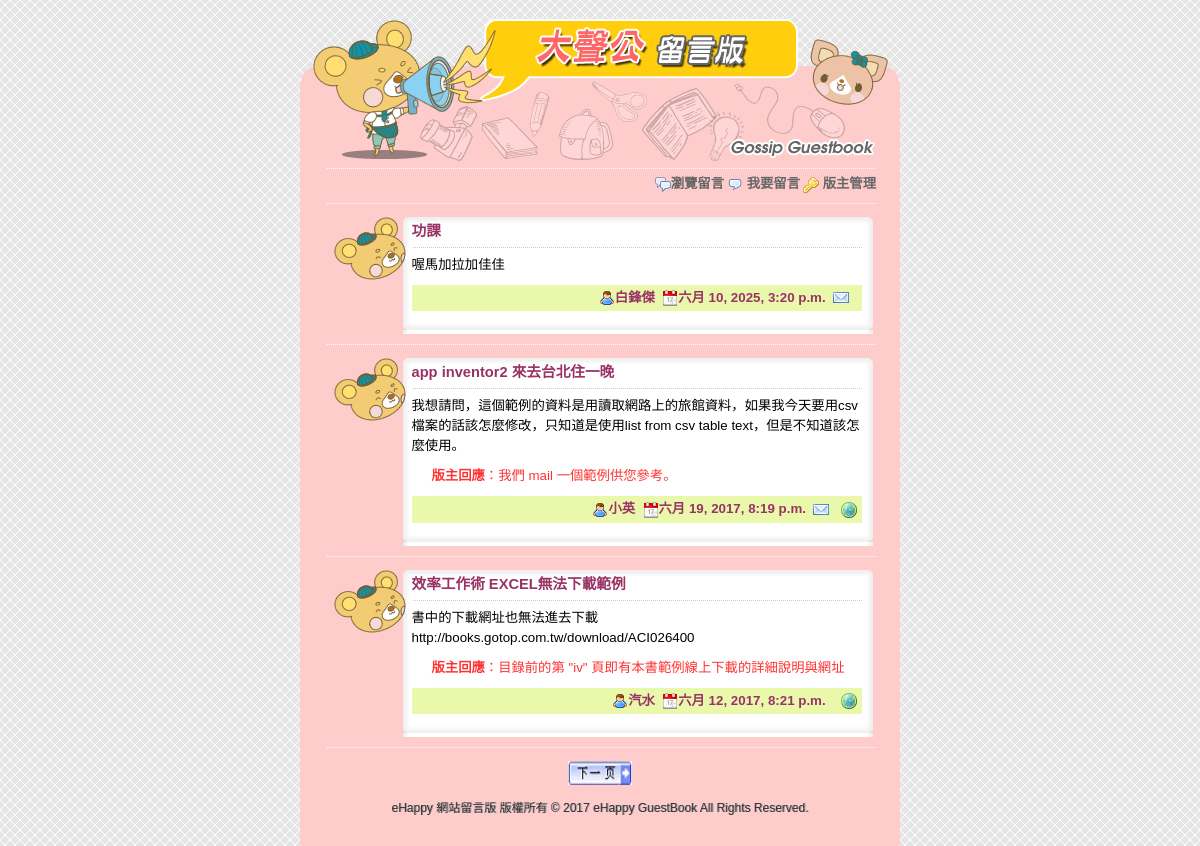
The page / on the database its author committed.
### boardapp/models.py (models this page shows, shortened)
class BoardUnit(models.Model):
    bname = models.CharField(max_length=20, null=False)
    bgender = models.CharField(max_length=2, default='m', null=False)
    bsubject = models.CharField(max_length=100, null=False)
    btime = models.DateTimeField(auto_now=True)
    bmail = models.EmailField(max_length=100, blank=True, default='')
    bweb = models.CharField(max_length=200, blank=True, default='')
    bcontent = models.TextField(null=False)
    bresponse = models.TextField(blank=True, default='')

### boardapp/views.py (the view)
# urls.py: path('', views.index),
def index(request, pageindex=None):  #首頁
	global page  #重複開啟本網頁時需保留 page1 的值
	pagesize = 3  #每頁顯示的資料筆數
	boardall = models.BoardUnit.objects.all().order_by('-id')  #讀取資料表,依時間遞減排序
	datasize = len(boardall)  #資料筆數
	totpage = math.ceil(datasize / pagesize)  #總頁數
	if pageindex==None:  #無參數
		page = 0
		boardunits = models.BoardUnit.objects.order_by('-id')[:pagesize]
	elif pageindex=='prev':  #上一頁
		start = (page-1)*pagesize  #該頁第1筆資料
		if start >= 0:  #有前頁資料就顯示
			boardunits = models.BoardUnit.objects.order_by('-id')[start:(start+pagesize)]
			page -= 1
	elif pageindex=='next':  #下一頁
		start = (page+1)*pagesize  #該頁第1筆資料
		if start < datasize:  #有下頁資料就顯示
			boardunits = models.BoardUnit.objects.order_by('-id')[start:(start+pagesize)]
			page += 1
	currentpage = page + 1  #將目頁前頁面以區域變數傳回html
	return render(request, "index.html", locals())

### templates/index.html (shortened to what this page needs)
{% extends "base.html" %}
{% load static %}
{% block twomenu %}
	<img src="{% static "images/comment.png" %}" width="16" height="16" align="absmiddle" /> <a href="/post/">我要留言</a>
	<img src="{% static "images/key.png" %}" width="16" height="16" align="absmiddle" /> <a href="/login/">版主管理</a>
{% endblock %}
{% block content %}
	 </td>
  </tr>
  {% for unit in boardunits %}
	<tr>
	  <td background="{% static "images/g_r3_c3.png" %}">
		  <table width="545" border="0" align="center" cellpadding="0" cellspacing="0" background="{% static "images/g_r5_c4.png" %}"
			<tr>
			  <td valign="top" style="background:url({% static "images/g_r4_c4.png" %}); background-repeat:no-repeat">
				<div class="floorDiv">
					{% if unit.bgender == "m" %}
						<img src="{% static "images/boy.png" %}" width="72" height="63" />
					{% else %}
						<img src="{% static "images/girl.png" %}" width="72" height="63" />
					{% endif %}
				</div>
				<div class="contentDiv">
				  <p class="title">{{unit.bsubject}}</p>
				  <p>{{unit.bcontent}}</p>
				  {% if unit.bresponse != "" %}
					<div class="responseDiv">
					  <p><strong>版主回應</strong>：{{unit.bresponse}}</p>
					</div>
				  {% endif %}
				  <p class="editor"><img src="{% static "images/user.png" %}" width="16" height="16" align="absmiddle">{{unit.bname}}&nbsp;
					<img src="{% static "images/date.png" %}" width="16" height="16" align="absmiddle">{{unit.btime}}&nbsp;
					{% if unit.bmail != "" %}
					  <a href="mailto:{{unit.bmail}}" target="_blank">
					  <img src="{% static "images/email.png" %}" width="16" height="16" border="0" align="absmiddle"></a>
					{% endif %}
					{% if unit.bweb != "" %}
					  <a href="{{unit.bweb}}" target="_blank">
					  <img src="{% static "images/world.png" %}" width="16" height="16" border="0" align="absmiddle"></a>
					{% endif %}
				  </p>
				</div>
			  </td>
			</tr>
			<tr>
			  <td><img name="g_r7_c4" src="{% static "images/g_r7_c4.png" %}" width="545" height="12" border="0" alt=""></td>
			</tr>
		  </table>
		  <span class="functionDiv">
			  <img src="{% static "images/g_r9_c3.png" %}" width="600" height="20" border="0" />
		  </span>
  {% empty %}
	<tr>
	  <td background="{% static "images/g_r3_c3.png" %}">
		  <div class="messageDiv"><img src="{% static "images/exclamation.png" %}" width="16" height="16" align="absmiddle"> 目前沒有新的資料，歡迎您留言。</div></td>
	</tr>
  {% endfor %}
	  <tr>
		<td background="{% static "images/g_r3_c3.png" %}">
		  <div class="pagebutton">
		  {% if currentpage < totpage %}
			  <a href="/index/next/" title="下一頁">
			  <img src="{% static "images/nextpage.png" %}" alt="下一頁" width="64" height="24" /></a>
		  {% endif %}
		  </div>
		</td>
	  </tr>
	  <tr>
		<td background="{% static "images/g_r3_c3.png" %}">
{% endblock %}

### templates/base.html (shortened to what this page needs)
<!DOCTYPE html>
<html>
<head>
	{% load static %}
	<link href="{% static "css/style.css" %}" rel="stylesheet" type="text/css" />
</head>
<body bgcolor="#ffffff">
	<div id="warp">
	  <table width="600" border="0" align="center" cellpadding="0" cellspacing="0">
		<tr>
		  <td height="176" background="{% static "images/g_r1_c3.png" %}">&nbsp;</td>
		</tr>
		<tr>
		  <td background="{% static "images/g_r3_c3.png" %}">
			  <div class="functionDiv">
				<table width="92%" border="0" align="center" cellpadding="0" cellspacing="0">
				  <tr>
					<td align="right">
						<img src="{% static "images/comments.png" %}" width="16" height="16" align="absmiddle" /><a href="/index/">瀏覽留言</a>
						{% block twomenu %}{% endblock %}
					</td>
				  </tr>
				</table>
				<img src="{% static "images/g_r9_c3.png" %}" alt width="600" height="20" border="0" />
			  </div>
			  {% block content %}{% endblock %}
				<div id="siteinfo"> eHappy 網站留言版&nbsp;版權所有 &copy; 2017&nbsp;eHappy GuestBook All Rights Reserved. </div></td>
			</tr>
	</div>
</body>
</html>

### static/css/style.css (style rules this page uses)
html, body { margin: 0; padding: 0; height: 100%; border: none; }
body { margin-left: 0px; margin-top: 0px; margin-right: 0px; margin-bottom: 0px; background-image: url(images/bg.gif); }
#warp { display: table; height: 100%; margin-right: auto; margin-left: auto; width: 600px; }
#siteinfo { font-size: 12px; text-align: center; color: #333; text-decoration: none; font-family: Verdana, Geneva, sans-serif; line-height: 120%; margin: 10px 10px 30px 10px; text-shadow: 1px 0px #999; }
.contentDiv { float: left; width: 450px; margin-top: 0px; margin-right: 10px; margin-bottom: 0px; margin-left: 10px; }
.contentDiv .title { font-family: Arial, Helvetica, sans-serif; font-size: 11pt; line-height: 28px; font-weight: bold; color: #993366; margin-top: 0px; margin-bottom: 5px; }
.contentDiv p { font-family: Arial, Helvetica, sans-serif; font-size: 10pt; line-height: 150%; margin-top: 0px; margin-bottom: 10px; }
.contentDiv .editor { font-family: Arial, Helvetica, sans-serif; font-size: 10pt; line-height: 120%; font-weight: bold; color: #993366; text-align: right; background-color: #EAF8AB; padding: 5px; margin-top: 5px; margin-right: 0px; margin-bottom: 5px; margin-left: 0px; }
.contentDiv .editor a { color: #063; text-decoration: none; }
.contentDiv .responseDiv { color: #F33; margin-top: 0px; margin-right: 5px; margin-bottom: 5px; margin-left: 20px; }
.functionDiv { font-size: 10pt; line-height: 16px; color: #666; }
.functionDiv a { text-decoration: none; font-weight: bold; color: #666; }
.floorDiv { width: 48px; padding-right: 20px; float: left; height: 64px; padding-left: 6px; }
.pagebutton { height: 30px; margin-right: auto; margin-left: auto; text-align: center; }

### rows shown on the page
BoardUnit: bsubject "功課", bcontent "喔馬加拉加佳佳", bname "白鋒傑", btime "六月 10, 2025, 3:20 p.m."
BoardUnit: bsubject "app inventor2 來去台北住一晚", bcontent "我想請問，這個範例的資料是用讀取網路上的旅館資料，如果我今天要用csv檔案的話該怎麼修改，只知道是使用list from csv table text，但是不知道該怎麼使用。", bresponse "我們 mail 一個範例供您參考。", bname "小英", btime "六月 19, 2017, 8:19 p.m."
BoardUnit: bsubject "效率工作術 EXCEL無法下載範例", bcontent "書中的下載網址也無法進去下載 http://books.gotop.com.tw/download/ACI026400", bresponse "目錄前的第 \"iv\" 頁即有本書範例線上下載的詳細說明與網址", bname "汽水", btime "六月 12, 2017, 8:21 p.m."
